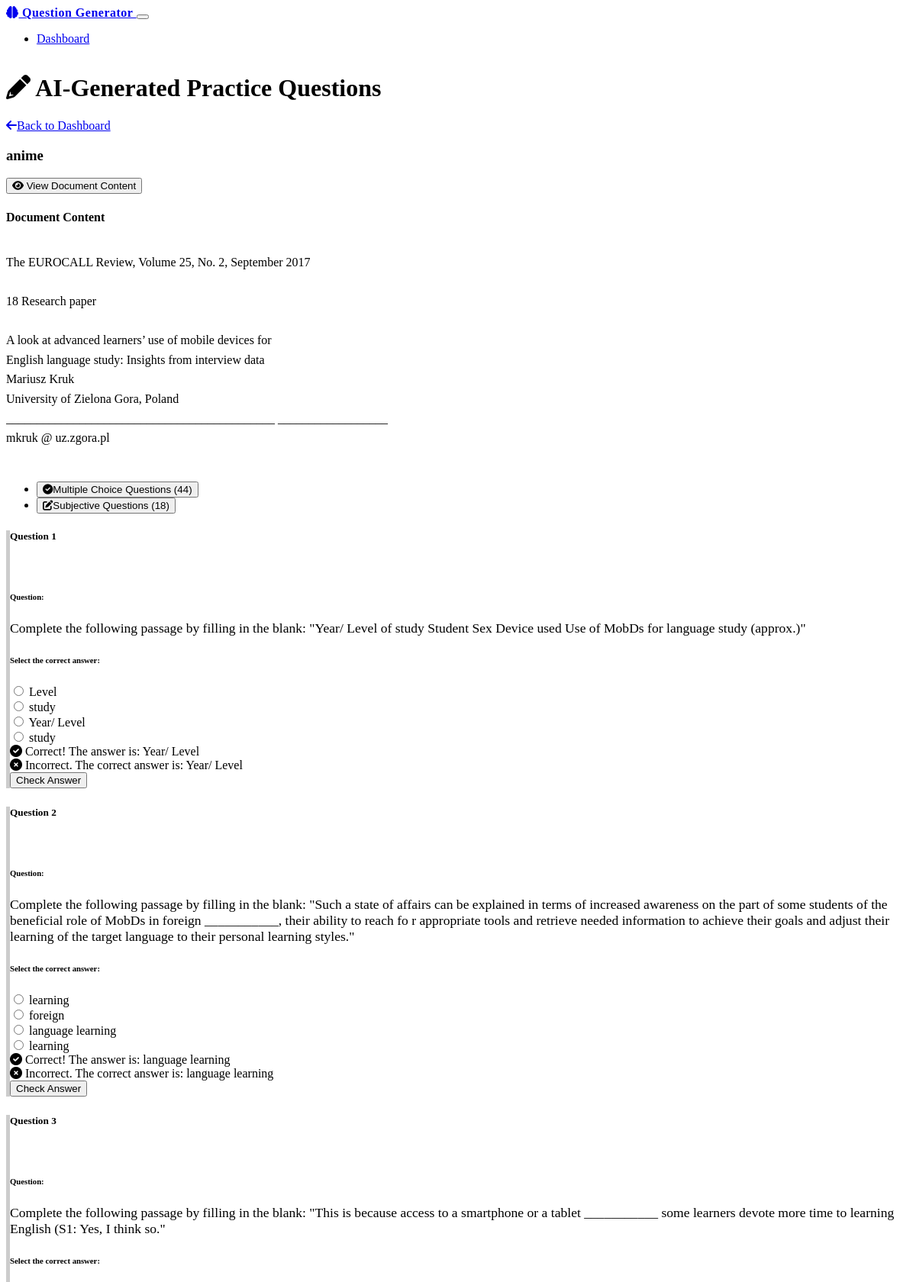
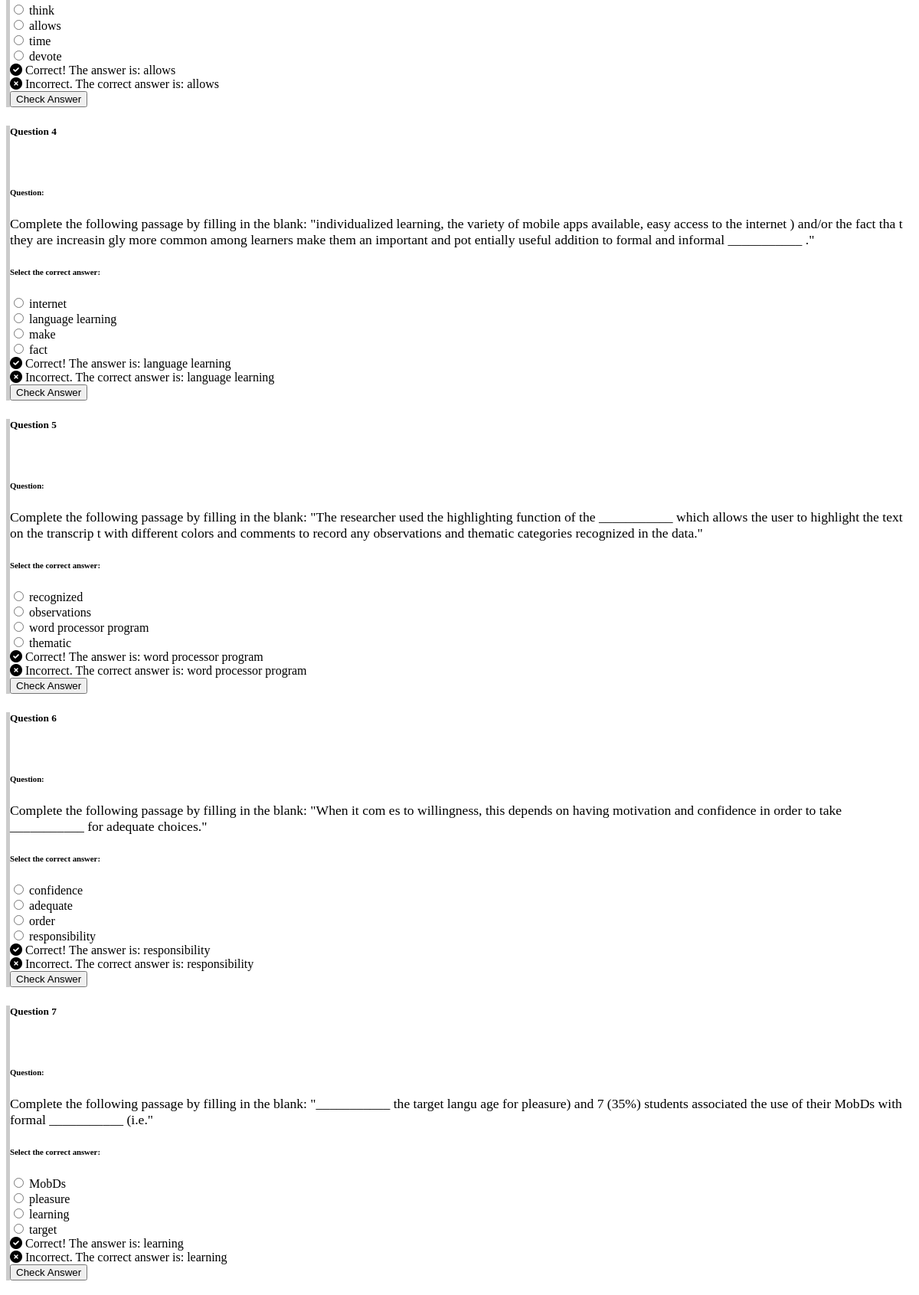
Page /practice/7 (upper part) on the committed database (2 pictures, top to bottom).
### models.py (models this page shows, shortened)
class Document(db.Model):
    id = db.Column(db.Integer, primary_key=True)
    title = db.Column(db.String(255), nullable=False)
    filename = db.Column(db.String(255), nullable=False)
    original_filename = db.Column(db.String(255), nullable=False)
    content = db.Column(db.Text, nullable=False)
    processed = db.Column(db.Boolean, default=False)
    created_at = db.Column(db.DateTime, default=datetime.utcnow)
    questions = db.relationship('Question', backref='document', lazy=True, cascade="all, delete-orphan")

class Question(db.Model):
    id = db.Column(db.Integer, primary_key=True)
    document_id = db.Column(db.Integer, db.ForeignKey('document.id'), nullable=False)
    question_text = db.Column(db.Text, nullable=False)
    question_type = db.Column(db.String(20), nullable=False)  # 'mcq' or 'subjective'
    options = db.Column(db.Text, nullable=True)  # For MCQs, comma-separated
    correct_answer = db.Column(db.Text, nullable=True)
    created_at = db.Column(db.DateTime, default=datetime.utcnow)
    def get_options(self):
        if self.options:
            return self.options.split(',')
        return []

### app.py (the view)
@app.route('/practice/<int:document_id>')
def practice(document_id):
    document = Document.query.get_or_404(document_id)
    mcq_questions = Question.query.filter_by(document_id=document_id, question_type='mcq').all()
    subjective_questions = Question.query.filter_by(document_id=document_id, question_type='subjective').all()
    return render_template('practice.html',
                          document=document,
                          mcq_questions=mcq_questions,
                          subjective_questions=subjective_questions)

### app.py (called while the page is built)
@app.context_processor
def inject_now():
    return {'now': datetime.now}

### templates/practice.html (shortened to what this page needs)
{% extends "layout.html" %}
{% block content %}
<div class="row">
    <div class="col-md-12">
        <div class="card border-0 shadow-sm mb-4">
            <div class="card-body p-4">
                <div class="d-flex justify-content-between align-items-center mb-4">
                    <h1 class="mb-0">
                        <i class="fas fa-pencil-alt me-2 text-primary"></i>
                        AI-Generated Practice Questions
                    </h1>
                    <div>
                        <a href="{{ url_for('index') }}" class="btn btn-outline-secondary me-2">
                            <i class="fas fa-arrow-left me-2"></i>Back to Dashboard
                        </a>
                    </div>
                </div>
                <div class="card mb-4">
                    <div class="card-header bg-primary text-white">
                        <h3 class="mb-0">{{ document.title }}</h3>
                    </div>
                    <div class="card-body">
                        <div class="d-flex justify-content-end mb-3">
                            <button class="btn btn-outline-info btn-sm" type="button" data-bs-toggle="collapse" data-bs-target="#documentContent">
                                <i class="fas fa-eye me-1"></i> View Document Content
                            </button>
                        </div>
                        <div class="collapse mb-4" id="documentContent">
                            <div class="card card-body bg-light">
                                <h4 class="mb-3">Document Content</h4>
                                <div style="max-height: 300px; overflow-y: auto;">
                                    <p style="white-space: pre-line;">{{ document.content }}</p>
                                </div>
                            </div>
                        </div>
                        <ul class="nav nav-tabs" id="questionTabs" role="tablist">
                            <li class="nav-item" role="presentation">
                                <button class="nav-link active" id="mcq-tab" data-bs-toggle="tab" data-bs-target="#mcq" type="button" role="tab" aria-controls="mcq" aria-selected="true">
                                    <i class="fas fa-check-circle me-2"></i>Multiple Choice Questions ({{ mcq_questions|length }})
                                </button>
                            </li>
                            <li class="nav-item" role="presentation">
                                <button class="nav-link" id="subjective-tab" data-bs-toggle="tab" data-bs-target="#subjective" type="button" role="tab" aria-controls="subjective" aria-selected="false">
                                    <i class="fas fa-edit me-2"></i>Subjective Questions ({{ subjective_questions|length }})
                                </button>
                            </li>
                        </ul>
                        <div class="tab-content p-3" id="questionTabsContent">
                            <div class="tab-pane fade show active" id="mcq" role="tabpanel" aria-labelledby="mcq-tab">
                                {% if mcq_questions %}
                                <form id="mcqForm">
                                    {% for question in mcq_questions %}
                                    <div class="card mb-4 question-card" id="mcq-question-{{ question.id }}">
                                        <div class="card-header d-flex justify-content-between align-items-center">
                                            <h5 class="mb-0">Question {{ loop.index }}</h5>
                                            <span class="badge bg-info">MCQ</span>
                                        </div>
                                        <div class="card-body">
                                            <div class="alert alert-secondary mb-3">
                                                <h6 class="fw-bold mb-2">Question:</h6>
                                                <p class="question-text mb-0">{{ question.question_text }}</p>
                                            </div>
                                            <h6 class="fw-bold mb-2">Select the correct answer:</h6>
                                            <div class="options-container">
                                                {% for option in question.get_options() %}
                                                <div class="form-check mb-3">
                                                    <input class="form-check-input" type="radio" name="mcq-{{ question.id }}" id="mcq-{{ question.id }}-option-{{ loop.index }}" value="{{ option }}">
                                                    <label class="form-check-label" for="mcq-{{ question.id }}-option-{{ loop.index }}">
                                                        {{ option }}
                                                    </label>
                                                </div>
                                                {% endfor %}
                                            </div>
                                            <div class="mt-3 d-none feedback-container">
                                                <div class="alert correct-answer d-none alert-success">
                                                    <i class="fas fa-check-circle me-2"></i>
                                                    <span>Correct! The answer is: {{ question.correct_answer }}</span>
                                                </div>
                                                <div class="alert wrong-answer d-none alert-danger">
                                                    <i class="fas fa-times-circle me-2"></i>
                                                    <span>Incorrect. The correct answer is: {{ question.correct_answer }}</span>
                                                </div>
                                            </div>
                                        </div>
                                        <div class="card-footer">
                                            <button type="button" class="btn btn-primary check-answer" data-question-id="{{ question.id }}" data-correct-answer="{{ question.correct_answer }}">
                                                Check Answer
                                            </button>
                                        </div>
                                    </div>
                                    {% endfor %}
                                </form>
                                {% else %}
                                <div class="alert alert-info" role="alert">
                                    <i class="fas fa-info-circle me-2"></i>
                                    No multiple choice questions have been generated for this document yet.
                                </div>
                                {% endif %}
                            </div>
                        </div>
                    </div>
                </div>
            </div>
        </div>
    </div>
</div>
{% endblock %}

### static/css/custom.css (style rules this page uses)
body { min-height: 100vh; display: flex; flex-direction: column; }
.card { transition: transform 0.2s, box-shadow 0.2s; }
.question-card { border-left: 5px solid #ccc; margin-bottom: 1.5rem; }
.question-card .question-text { font-size: 1.1rem; font-weight: 500; }
.feedback-container { transition: all 0.3s ease; }
#documentContent p { line-height: 1.6; }
.badge.bg-info { color: #fff; }

### rows in the picture
Document: title "anime", content "The EUROCALL Review, Volume 25, No. 2, September 2017 18 Research paper A look at advanced learners’ use of mobile devices for English language study: Insights from interview data Mariusz Kruk University of Zielona Gora, Poland ____________________________________________ __________________ mkruk @ uz.zgora.pl…"
Question: question_text "Complete the following passage by filling in the blank: \"Year/ Level of study Student Sex Device used Use of MobDs for language study (approx.)\"", get_options "Level" "study" "Year/ Level" "study", correct_answer "Year/ Level"
Question: question_text "Complete the following passage by filling in the blank: \"Such a state of affairs can be explained in terms of increased awareness on the part of some students of the beneficial role of MobDs in foreign ___________, their ability to reach fo r appropriate tools and retrieve needed information to achieve their goals and adjust their learning of the target language to their personal learning styles.\"", get_options "learning" "foreign" "language learning" "learning", correct_answer "language learning"
Question: question_text "Complete the following passage by filling in the blank: \"This is because access to a smartphone or a tablet ___________ some learners devote more time to learning English (S1: Yes, I think so.\"", get_options "think" "allows" "time" "devote", correct_answer "allows"
Question: question_text "Complete the following passage by filling in the blank: \"individualized learning, the variety of mobile apps available, easy access to the internet ) and/or the fact tha t they are increasin gly more common among learners make them an important and pot entially useful addition to formal and informal ___________ .\"", get_options "internet" "language learning" "make" "fact", correct_answer "language learning"
Question: question_text "Complete the following passage by filling in the blank: \"The researcher used the highlighting function of the ___________ which allows the user to highlight the text on the transcrip t with different colors and comments to record any observations and thematic categories recognized in the data.\"", get_options "recognized" "observations" "word processor program" "thematic", correct_answer "word processor program"
Question: question_text "Complete the following passage by filling in the blank: \"When it com es to willingness, this depends on having motivation and confidence in order to take ___________ for adequate choices.\"", get_options "confidence" "adequate" "order" "responsibility", correct_answer "responsibility"
Question: question_text "Complete the following passage by filling in the blank: \"___________ the target langu age for pleasure) and 7 (35%) students associated the use of their MobDs with formal ___________ (i.e.\"", get_options "MobDs" "pleasure" "learning" "target", correct_answer "learning"

### other values in the picture
{{ mcq_questions|length }} "44"
{{ subjective_questions|length }} "18"
